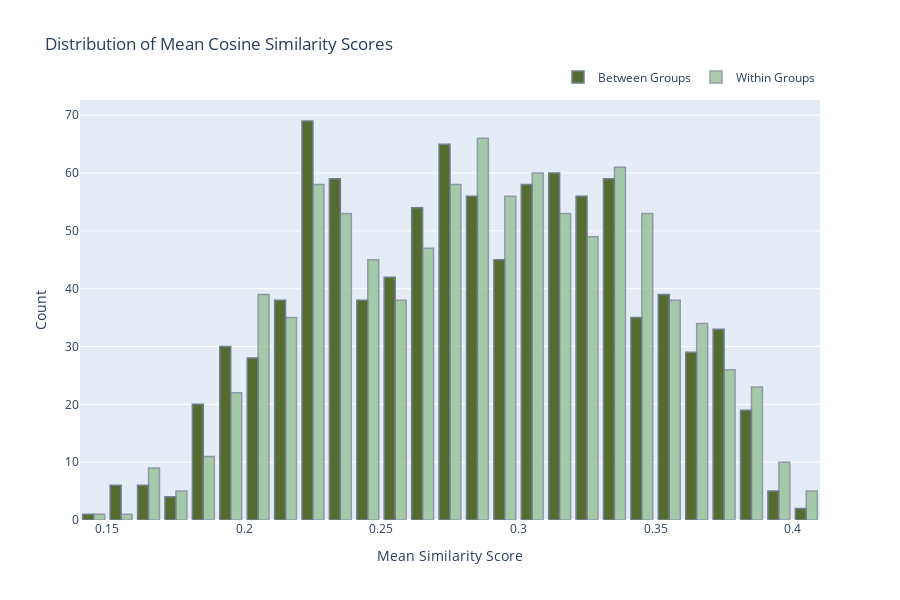

The notebook cell saved with this chart:
### Markdown cell above
## Similarity within VS between groups

### Code cell
fig = go.Figure()

fig.add_trace(go.Histogram(
    x=df['others_mean'].to_list(),
    name='Between Groups',
    marker_color='darkolivegreen',

))
fig.add_trace(go.Histogram(
    x=df['group_mean'].to_list(),
    name='Within Groups',
    marker_color='darkseagreen',
    opacity=0.75,
))

fig.update_traces(
    marker_line_color='slategrey',
    marker_line_width=1.5,
)
fig.update_layout(
    title='Distribution of Mean Cosine Similarity Scores',
    xaxis_title='Mean Similarity Score',
    yaxis_title='Count',
    barmode='group',
    width=900,
    height=600,
    legend=dict(
        orientation="h",
        yanchor="bottom",
        y=1.02,
        xanchor="right",
        x=1,
    ),
)

fig.write_html('../../figures/q2_distribution.html')

fig.write_image('../../figures/q2_distribution.png')

fig.show()

### Figure 1 — Plotly figure (JSON) as saved in the notebook; plotly's stock layout.template omitted (floating-point values rounded to 4 significant figures; data arrays with more than 128 entries replaced by an {"elided": "..."} marker saying what was removed)
{"data": [{"marker": {"color": "darkolivegreen", "line": {"color": "slategrey", "width": 1.5}}, "name": "Between Groups", "type": "histogram", "x": {"elided": "956 float values"}}, {"marker": {"color": "darkseagreen", "line": {"color": "slategrey", "width": 1.5}}, "name": "Within Groups", "opacity": 0.75, "type": "histogram", "x": {"elided": "956 float values"}}], "layout": {"barmode": "group", "height": 600, "legend": {"orientation": "h", "x": 1, "xanchor": "right", "y": 1.02, "yanchor": "bottom"}, "title": {"text": "Distribution of Mean Cosine Similarity Scores"}, "width": 900, "xaxis": {"title": {"text": "Mean Similarity Score"}}, "yaxis": {"title": {"text": "Count"}}}}
